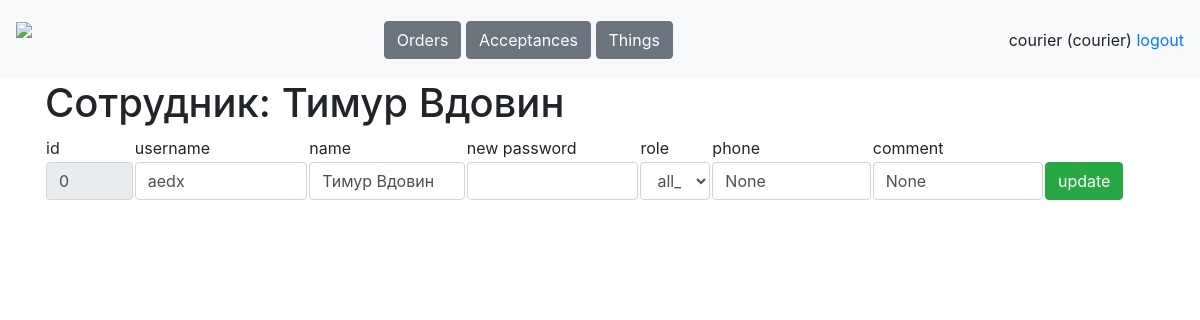
Page /tables/workers/0 (signed in) on the committed database.
### data/tables.py (models this page shows, shortened)
class Worker(db_session.SqlAlchemyBase, SerializerMixin, UserMixin):
    __tablename__ = 'workers'
    id = Column(sqlalchemy.Integer, primary_key=True, autoincrement=True)
    username = Column(sqlalchemy.String, nullable=True)
    name = Column(sqlalchemy.String, nullable=True)
    password = Column(sqlalchemy.String, nullable=True)
    role = Column(sqlalchemy.String, nullable=True)
    phone = Column(sqlalchemy.String, nullable=True)
    comment = Column(sqlalchemy.String, nullable=True)
    works = orm.relationship('Work', back_populates='worker')
    acceptances = orm.relationship('Acceptance', back_populates='worker')

### main.py (the view)
@app.route('/tables/workers/<int:worker_id>', methods=['GET', 'POST'])
@stuff.login_and_role_required(current_user, '/tables/worker')
def worker(worker_id):
    if request.method == 'GET':
        return render_template('worker.html', user=current_user,
                               this_user=stuff.get_entry('workers', worker_id))
    elif request.method == 'POST':
        stuff.update_entry('workers', request.form)
        return redirect(f'/tables/workers')

### main.py (called while the page is built)
@login_manager.user_loader
def load_user(worker_id):
    db_sess = stuff.db_sess
    worker = db_sess.query(Worker).get(worker_id)
    return worker

### stuff.py (called while the page is built)
def is_role_acceptable(role, page):
    return True

def login_and_role_required(current_user, page):
    def wrapper(f):
        @wraps(f)
        def decorated_function(*args, **kwargs):
            if current_user.is_authenticated:
                if is_role_acceptable(current_user.role, page):
                    return f(*args, **kwargs)
                return redirect('/dashboard')
            resp = redirect('/login')
            return resp
        return decorated_function
    return wrapper

def get_entry(table, entry_id):
    if table == 'clients':
        return db_sess.query(Client).get(entry_id)
    elif table == 'orders':
        return db_sess.query(Order).get(entry_id)
    elif table == 'acceptances':
        return db_sess.query(Acceptance).get(entry_id)
    elif table == 'things':
        return db_sess.query(Thing).get(entry_id)
    elif table == 'works':
        return db_sess.query(Work).get(entry_id)
    elif table == 'workers':
        return db_sess.query(Worker).get(entry_id)

### templates/worker.html (shortened to what this page needs)
{% extends "base.html"%}
{% block content %}
<h1>Сотрудник: {{this_user.name}}</h1>
<form method="post">
<table>
    <tr>
        <td width="8%">id</td>
        <td>username</td>
        <td>name</td>
        <td>new password</td>
        <td>role</td>
        <td>phone</td>
        <td>comment</td>
    </tr>
    <tr>
        <td width="8%"><input class="form-control" value="{{this_user.id}}" name="id" readonly></td>
        <td><input class="form-control" value="{{this_user.username}}" name="username"></td>
        <td><input class="form-control" value="{{this_user.name}}" name="name"></td>
        <td><input class="form-control" name="new_password"></td>
        <td><select class="form-control" name="role">
            {% for role in ['manager', 'courier', 'worker', 'all_in'] %}
            {% if role == this_user.role %}
            <option selected>{{role}}</option>
            {% else %}
            <option>{{role}}</option>
            {% endif %}
            {% endfor %}
        </select></td>
        <td><input class="form-control" value="{{this_user.phone}}" name="phone"></td>
        <td><input class="form-control" value="{{this_user.comment}}" name="comment"></td>
        <td width="10%"><button type="submit" class="btn btn-success">update</button></td>
    </tr>
</table>
</form><br>
{% endblock %}

### templates/base.html (shortened to what this page needs)
<!doctype html>
<html>
<head>
    <link rel="stylesheet"
          href="https://stackpath.bootstrapcdn.com/bootstrap/4.4.1/css/bootstrap.min.css"
>
    <link rel="stylesheet" href="static/css/style.css" />
</head>
<body>
<header>
    <nav class="navbar navbar-light bg-light">
        <a class="navbar-brand" style="height: 63px;" href="/dashboard"><img height="63px" src="/static/icons/logo.png"></a>
        <div>
            {% if user.role == "manager" %}
                <a class="btn btn-secondary" href="/tables/clients" role="button">Clients</a>
                <a class="btn btn-secondary" href="/tables/orders" role="button">Orders</a>
            {% elif user.role == "courier" %}
                <a class="btn btn-secondary" href="/tables/orders" role="button">Orders</a>
                <a class="btn btn-secondary" href="/tables/acceptances" role="button">Acceptances</a>
                <a class="btn btn-secondary" href="/tables/things" role="button">Things</a>
            {% elif user.role == "worker" %}
                <a class="btn btn-secondary" href="/tables/acceptances" role="button">Acceptances</a>
                <a class="btn btn-secondary" href="/tables/works" role="button">Works</a>
            {% endif %}
        </div>
        <div>
            <a>{{user.name}} ({{user.role}})</a>
            <a href="/logout">logout</a>
        </div>
    </nav>
</header>
<main role="main" class="container">
    {% block content %}{% endblock %}
</main>
</body>
</html>

### rows in the picture
Worker: name "courier", role "courier"
Worker: name "Тимур Вдовин", id "0", username "aedx", role "all_in", phone "None", comment "None"
